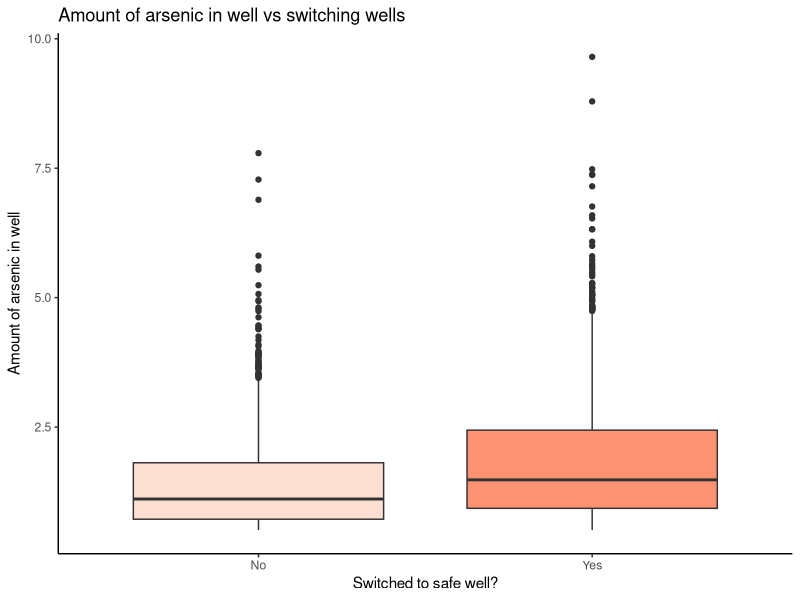
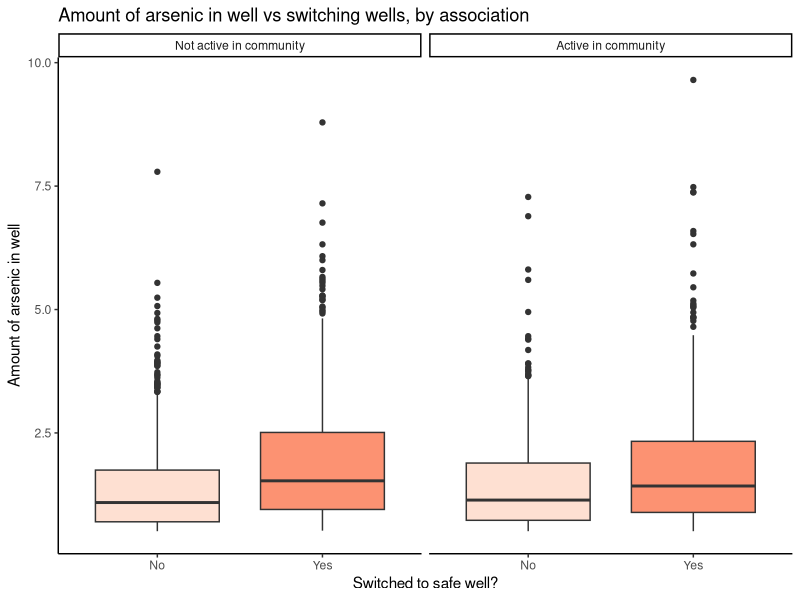
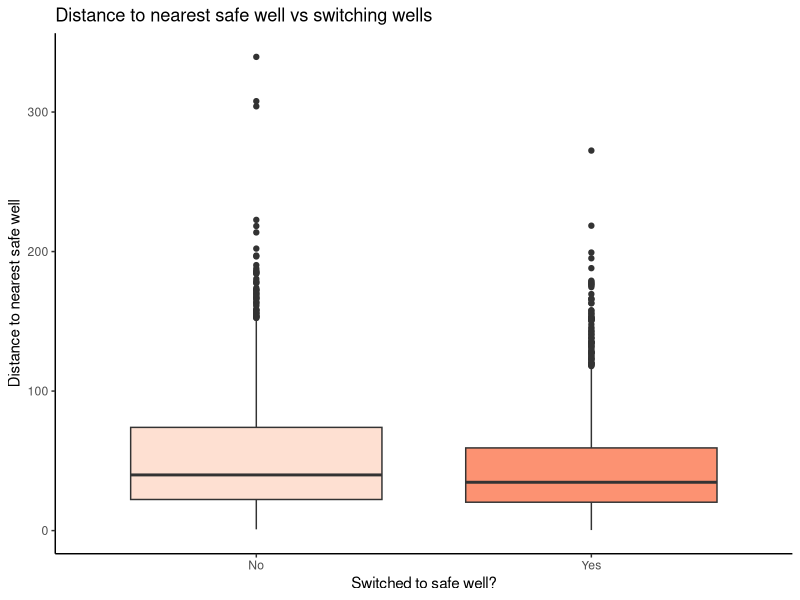
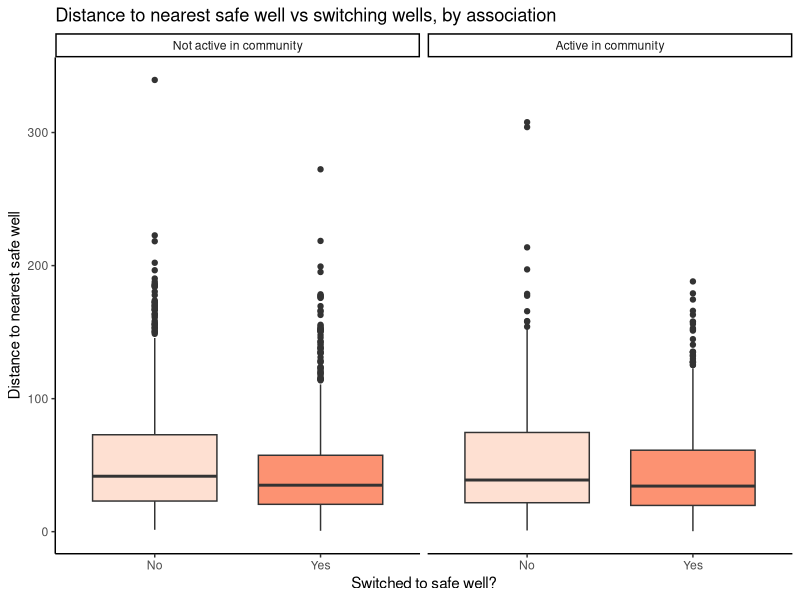
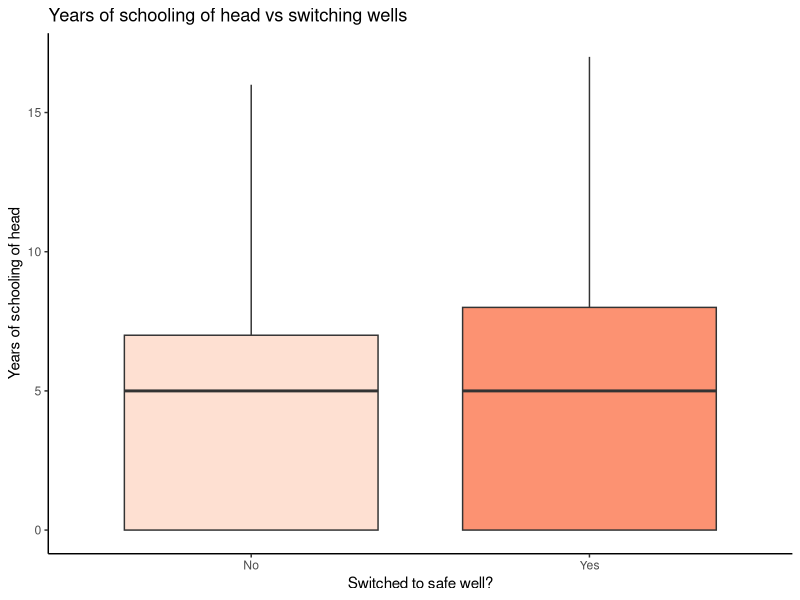
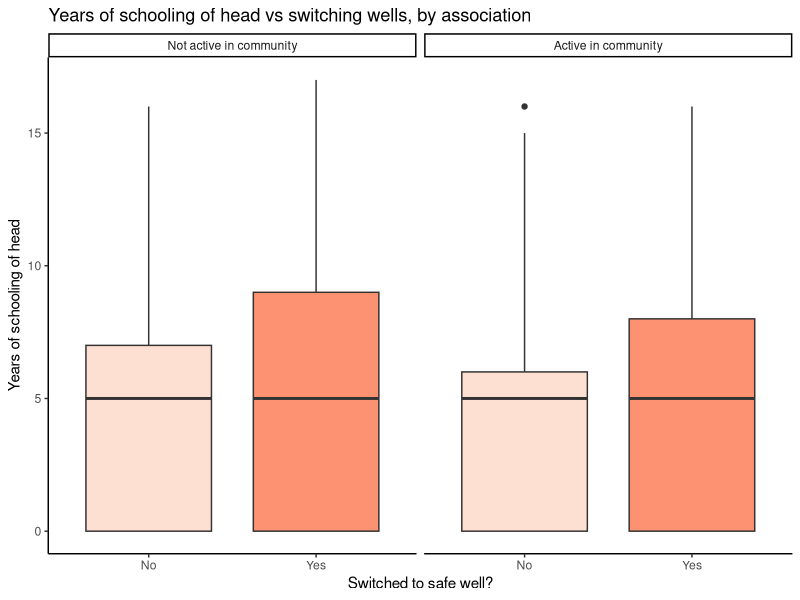
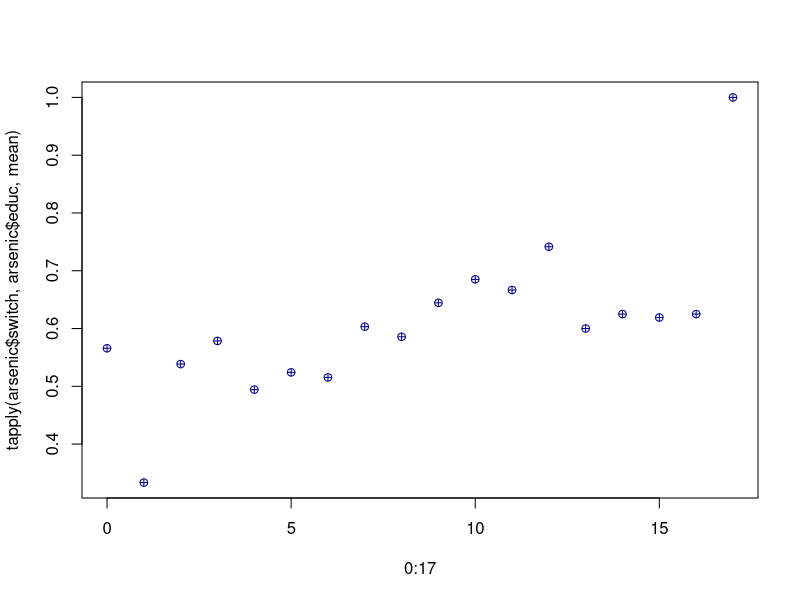
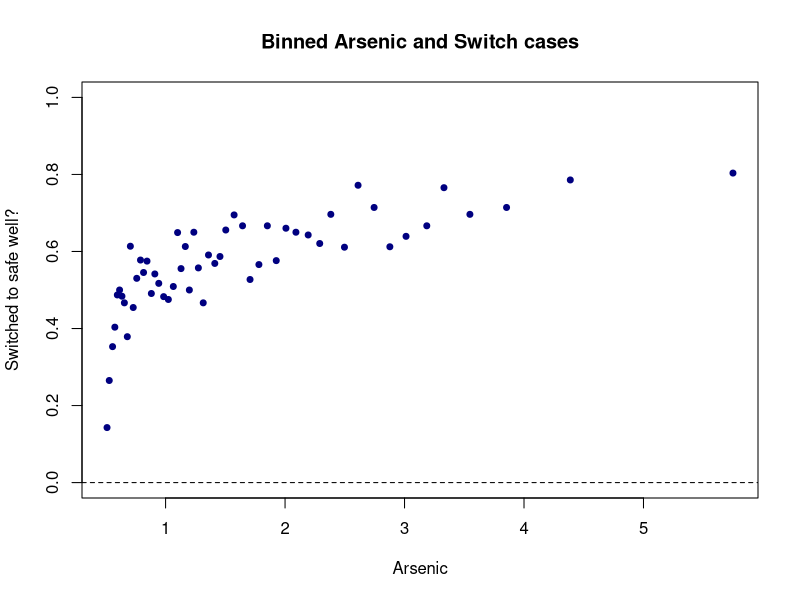

The R source for these figures, in order:

###########################################################################
###########################################################################
###################### The contaminated wells analysis ####################
###########################################################################
###########################################################################

###### Clear environment and load libraries
rm(list = ls())
library(arm)
library(pROC)
library(e1071)
library(caret)
library(ggplot2)
require(gridExtra)

###### Load the data
arsenic <- read.csv("data/arsenic.csv",header=T,
                    colClasses=c("numeric","numeric","numeric","factor","numeric"))

###### View properties of the data
arsenic$switch_fac <- factor(arsenic$switch,levels=c(0,1),labels=c("No","Yes"))
arsenic$assoc <- factor(arsenic$assoc,levels=c(0,1),
                        labels=c("Not active in community","Active in community"))
str(arsenic)
dim(arsenic)
head(arsenic)
summary(arsenic[,-1])
table(arsenic$switch)

###### Exploratory data analysis

## We can do boxplots for the numeric variables
# First, let's look at arsenic vs switch
ggplot(arsenic,aes(x=switch_fac, y=arsenic, fill=switch_fac)) +
  geom_boxplot() + #coord_flip() +
  scale_fill_brewer(palette="Reds") +
  labs(title="Amount of arsenic in well vs switching wells",
       x="Switched to safe well?",y="Amount of arsenic in well") + 
  theme_classic() + theme(legend.position="none") #+
  #scale_x_discrete(labels=c("0" = "No","1" = "Yes"))
# Next, arsenic vs switch by assoc
ggplot(arsenic,aes(x=switch_fac, y=arsenic, fill=switch_fac)) +
  geom_boxplot() + #coord_flip() +
  scale_fill_brewer(palette="Reds") +
  labs(title="Amount of arsenic in well vs switching wells, by association",
       x="Switched to safe well?",y="Amount of arsenic in well") + 
  theme_classic() + theme(legend.position="none") +
  #scale_x_discrete(labels=c("0" = "No","1" = "Yes")) +
  facet_wrap( ~ assoc)

# Now, let's look at distance vs switch
ggplot(arsenic,aes(x=switch_fac, y=dist, fill=switch_fac)) +
  geom_boxplot() + #coord_flip() +
  scale_fill_brewer(palette="Reds") +
  labs(title="Distance to nearest safe well vs switching wells",
       x="Switched to safe well?",y="Distance to nearest safe well") + 
  theme_classic() + theme(legend.position="none")
# Next, distance vs switch by assoc
ggplot(arsenic,aes(x=switch_fac, y=dist, fill=switch_fac)) +
  geom_boxplot() + #coord_flip() +
  scale_fill_brewer(palette="Reds") +
  labs(title="Distance to nearest safe well vs switching wells, by association",
       x="Switched to safe well?",y="Distance to nearest safe well") + 
  theme_classic() + theme(legend.position="none") +
  facet_wrap( ~ assoc)

# Finally, education vs switch
ggplot(arsenic,aes(x=switch_fac, y=educ, fill=switch_fac)) +
  geom_boxplot() + #coord_flip() +
  scale_fill_brewer(palette="Reds") +
  labs(title="Years of schooling of head vs switching wells",
       x="Switched to safe well?",y="Years of schooling of head") + 
  theme_classic() + theme(legend.position="none")
# Next, education vs switch by assoc
ggplot(arsenic,aes(x=switch_fac, y=educ, fill=switch_fac)) +
  geom_boxplot() + #coord_flip() +
  scale_fill_brewer(palette="Reds") +
  labs(title="Years of schooling of head vs switching wells, by association",
       x="Switched to safe well?",y="Years of schooling of head") + 
  theme_classic() + theme(legend.position="none") +
  facet_wrap( ~ assoc)
#Actually, education is a discrete variable (not a continuous one)
#so maybe a boxplot isn't the best way to explore the variable 
#In fact, we do need to think a bit carefully about how we want to include it in our model
#We will revisit it soon


## We can do tables for the factor variables
# For switch vs association, look at joint probabilities
table(arsenic[,c("switch_fac","assoc")])
table(arsenic[,c("switch_fac","assoc")])/sum(table(arsenic[,c("switch_fac","assoc")]))
#actually, what we really want are conditional probabilities
#we want to see how the probability of switching changes for different levels of assoc
#that is, the probabilities for switching given each value of association
apply(table(arsenic[,c("switch_fac","assoc")])/sum(table(arsenic[,c("switch_fac","assoc")])),
      2,function(x) x/sum(x)) 
# You can also use the tapply command for the same thing
tapply(arsenic$switch_fac, arsenic$assoc, function(x) table(x)/sum(table(x)))
# Finally, we can even try a chi-squared test for independence.
chisq.test(table(arsenic[,c("switch_fac","assoc")]))

# We could actually try the same with education
table(arsenic[,c("switch_fac","educ")])
#we do not have that many data points for educ=1 and for educ>12
table(arsenic[,c("switch_fac","educ")])/sum(table(arsenic[,c("switch_fac","educ")]))
apply(table(arsenic[,c("switch_fac","educ")])/sum(table(arsenic[,c("switch_fac","educ")])),
      2,function(x) x/sum(x)) 
# You can also use the tapply command for the same thing
tapply(arsenic$switch_fac, arsenic$educ, function(x) table(x)/sum(table(x)))
#tapply(arsenic$switch, arsenic$educ, mean)
plot(0:17,tapply(arsenic$switch, arsenic$educ, mean),col='blue4',pch=10)
# Notice that the average probabilty of switching is mostly below 58% below level 7, 
#but mostly above 58% above level 7.

#remember that there are few observations at some of these values of the predictors, 
#so the percentages need to be considered in the context of large uncertainties.  
#but, this does suggest a change at about 7 years of education at least
#we might consider a dummy variable for 7 (or 8) or higher rather than a linear term...
#something to think about for later.

#let's look at binnedplots of continuous predictors versus switch
#ignore the SD lines in these plots
#they are only relevant when plotting binned residuals versus the predicted probabilities
par(mfrow=c(1,1)) 
binnedplot(y=arsenic$switch,arsenic$arsenic,xlab="Arsenic",ylim=c(0,1),col.pts="navy",
           ylab ="Switched to safe well?",main="Binned Arsenic and Switch cases",
           col.int="white") # this is to set the SD lines to white and ignore them
#note the quickly increasing trend followed by flattening. 
#probability does not start to decrease, though, so unlikely we'd want a quadratic term.  
#we would expect some flattening with a linear trend. 
#still, we might need some transformation

binnedplot(y=arsenic$switch,arsenic$dist,xlab="Distance",ylim=c(0,1),col.pts="navy",
           ylab ="Switched to safe well?",main="Binned Distance and Switch cases",col.int="white")
#looks fine: no obvious transformations needed

binnedplot(y=arsenic$switch,arsenic$educ,xlab="Education",ylim=c(0,1),col.pts="navy",
           ylab ="Switched to safe well?",main="Binned Distance and Switch cases",col.int="white")
#looks like it might be decreasing from 0 to 6, then increasing to 12, then not enough data afterwards

# ACTUALLY, DO A QUICK GOOGLE SEARCH ABOUT THE EDUCATION SYSTEM IN BANGLADESH
# WHAT DID YOU FIND? HOW CAN THAT HELP WITH THE EDUCATION VARIABLE?


###### Model fitting
#let's try a logistic regression that has a main effect for every variable and linear predictors
#first begin by centering the continuous predictors 
#we'll leave educ alone since we might recode later
arsenic$arsenic_c <- arsenic$arsenic - mean(arsenic$arsenic)
arsenic$dist_c <- arsenic$dist - mean(arsenic$dist)
arsreg1 <- glm(switch ~ arsenic_c + dist_c + assoc + educ, data = arsenic, family = binomial)
summary(arsreg1)

# INTERPRET THE SIGNIFICANT COEFFICIENTS


###### Model diagnostics

#binned residual plots

#save the raw residuals
rawresid1 <- residuals(arsreg1,"resp")

#binned residual plots
binnedplot(x=fitted(arsreg1),y=rawresid1,xlab="Pred. probabilities",
           col.int="red4",ylab="Avg. residuals",main="Binned residual plot",col.pts="navy")
#looks good

binnedplot(x=arsenic$arsenic_c,y=rawresid1,xlab="Arsenic centered",
           col.int="red4",ylab="Avg. residuals",main="Binned residual plot",col.pts="navy")
# definitely something to think about here.
# "sharp increase" and then somewhat steady afterwards
# tough to argue this looks "random"
# GOOGLE THE MOST COMMON FUNCTIONS TO SEE WHICH MIGHT BE IDEAL:
# WHAT DOES THE QUADRATIC FUNCTION LOOKS LIKE COMPARED TO THE NATURAL LOG FUNCTION??


binnedplot(x=arsenic$dist_c,y=rawresid1,xlab="Distance centered",
           col.int="red4",ylab="Avg. residuals",main="Binned residual plot",col.pts="navy")
#not as much of a trend, really but seven points outside the bands.
#something to keep in mind

binnedplot(arsenic$educ,rawresid1,xlab="Education",
           col.int="red4",ylab="Avg. residuals",main="Binned residual plot",col.pts="navy")
#looks like a decreasing trend from 0 to 6 but an increasing trend from 7 upwards, 
#save for levels above 12. Again not enough data

#let's look at average residuals by education using the tapply command
plot(0:17,tapply(rawresid1, arsenic$educ, mean),col='blue4',pch=10)
#looks upward-downward. Not enough data for some of the levels
#we could try the dummy variable splits. Maybe 0 to 6, 7 to 12, then 12 upwards
#again, maybe we only need to split at 6/7.
#SCIENTIFICALLY, what makes sense?

tapply(rawresid1, arsenic$assoc, mean) 
#nothing helpful here, because we have a binary variable


###### Model validation

#let's do the confusion matrix with .5 threshold
Conf_mat <- confusionMatrix(as.factor(ifelse(fitted(arsreg1) >= 0.5, "1","0")),
                            as.factor(arsenic$switch),positive = "1")
Conf_mat$table
Conf_mat$overall["Accuracy"];
Conf_mat$byClass[c("Sensitivity","Specificity")] #True positive rate and True negative rate
#Maybe we can try to increase that accuracy.
#Also, the TNR looks low here.

#first, let's repeat with the marginal percentage in the data
mean(arsenic$switch)
Conf_mat <- confusionMatrix(as.factor(ifelse(fitted(arsreg1) >= mean(arsenic$switch), "1","0")),
                            as.factor(arsenic$switch),positive = "1")
Conf_mat$table
Conf_mat$overall["Accuracy"];
Conf_mat$byClass[c("Sensitivity","Specificity")]
#huge difference!  seems a lot of predicted probabilities are in the .5 yo .58  range, so cutoff matters.
#either way, we have large off-diagonal numbers. specificity is sensitive to the cutoff

#look at ROC curve
roc(arsenic$switch,fitted(arsreg1),plot=T,print.thres="best",legacy.axes=T,
    print.auc =T,col="red3")
#pretty tight to the line -- not a strongly predictive logistic regression

#let's see if we can improve the model.
























## Model building

#based on binned residual plot, let's try a log of arsenic to start with, and see what happens.
arsenic$logarsenic = log(arsenic$arsenic)
arsenic$logarsenic_c = arsenic$logarsenic - mean(arsenic$logarsenic)

arsreg2 = glm(switch ~ logarsenic_c + dist_c + assoc + educ, data = arsenic, family = binomial)
summary(arsreg2)



#back to diagnostics
rawresid2 <- residuals(arsreg2,"resp")

#binned residual plots
binnedplot(x=fitted(arsreg2),y=rawresid2,xlab="Pred. probabilities",
           col.int="red4",ylab="Avg. residuals",main="Binned residual plot",col.pts="navy")
#still looks good!
binnedplot(x=arsenic$logarsenic_c,y=rawresid2,xlab="Log Arsenic centered",
           col.int="red4",ylab="Avg. residuals",main="Binned residual plot",col.pts="navy")
#has helped a lot for two points. So, not perfect. 
#well doing model assessment, always remember that we often cannot achieve "perfection"
#we simply try to fix "obvious" issues, including violations.

binnedplot(x=arsenic$dist_c,y=rawresid2,xlab="Distance centered",
           col.int="red4",ylab="Avg. residuals",main="Binned residual plot",col.pts="navy")
#still not as much of a trend.
#the points are still outside the bands

binnedplot(arsenic$educ,rawresid2,xlab="Education",
           col.int="red4",ylab="Avg. residuals",main="Binned residual plot",col.pts="navy")

plot(0:17,tapply(rawresid2, arsenic$educ, mean),col='blue4',pch=10)
#similar pattern as before for education.


#let's do the confusion matrix with .5 threshold
Conf_mat <- confusionMatrix(as.factor(ifelse(fitted(arsreg2) >= 0.5, "1","0")),
                            as.factor(arsenic$switch),positive = "1")
Conf_mat$table
Conf_mat$overall["Accuracy"];
Conf_mat$byClass[c("Sensitivity","Specificity")] #True positive rate and True negative rate

#let's repeat with the marginal percentage in the data
Conf_mat <- confusionMatrix(as.factor(ifelse(fitted(arsreg2) >= mean(arsenic$switch), "1","0")),
                            as.factor(arsenic$switch),positive = "1")
Conf_mat$table
Conf_mat$overall["Accuracy"];
Conf_mat$byClass[c("Sensitivity","Specificity")]
#some improvement


#look at ROC curve
roc(arsenic$switch,fitted(arsreg2),plot=T,print.thres="best",legacy.axes=T,
    print.auc =T,col="red3")

#let's compare this roc curve to the previous one
roc(arsenic$switch,fitted(arsreg1),plot=T,legacy.axes=T,print.auc =T,col="red3")
roc(arsenic$switch,fitted(arsreg2),plot=T,legacy.axes=T,col="blue3",add=T)
legend('bottomright', c('model1','model2'),lty=c(1,1),
       lwd=c(2,2),col=c('red3','blue3'))

#not much difference from last curve really, although a little more prediction accuracy









#let's see what happens if we collapse education to 2 levels
#we could collapse education to 3 levels but we do not have enough data for the tertiary levels
arsenic$educnew <- rep(0,nrow(arsenic))
arsenic$educnew[arsenic$educ > 6] <- 1
table(arsenic$educ,arsenic$educnew)

arsreg3 = glm(switch ~ logarsenic_c + dist_c + assoc + educnew, data = arsenic, family = binomial)
summary(arsreg3)

#this is scientifically plausible.  Let's keep it!
#should go through binned residuals again to make sure this did not worsen model fit. 
#back to diagnostics
rawresid3 <- residuals(arsreg3,"resp")

#binned residual plots
binnedplot(x=fitted(arsreg2),y=rawresid3,xlab="Pred. probabilities",
           col.int="red4",ylab="Avg. residuals",main="Binned residual plot",col.pts="navy")

binnedplot(x=arsenic$logarsenic_c,y=rawresid3,xlab="Log Arsenic centered",
           col.int="red4",ylab="Avg. residuals",main="Binned residual plot",col.pts="navy")
#pretty much the same as before

binnedplot(x=arsenic$dist_c,y=rawresid3,xlab="Distance centered",
           col.int="red4",ylab="Avg. residuals",main="Binned residual plot",col.pts="navy")
#pretty much the same as before; only 5 points outside now. much better

tapply(rawresid1, arsenic$educnew, mean) 
# nothing helpful here



#look at new roc curve to see if it is any better
roc(arsenic$switch,fitted(arsreg3),plot=T,legacy.axes=T,print.auc =T,col="red3")

# it is a little better, with a higher area under the curve (AUC = .6632).  
# let's keep this model.




### Interactions in logistic regression

# WHAT DO YOU THINK ARE THE MOST PLAUSIBLE INTERACTIONS?

#scientifically, it is plausible to think that there might be interactions among all the variables and arsenic, 
# or among education and distance.
#let's add the interactions to see if any stand out.

#first, here is a way to explore the data for interactions using the binnedplot command

#lets set up the graphics device to show two plots side by side 
par(mfcol=c(2,1))

#first plot for educnew = 0
binnedplot(arsenic$logarsenic_c[arsenic$educnew==0], y=arsenic$switch[arsenic$educnew==0], 
           xlab = "Log Arsenic", ylab = "Switch cases", main = "Binned Arsenic and Switch cases (Educ < 7)") 

#next the plot for educnew = 1
binnedplot(arsenic$logarsenic_c[arsenic$educnew==1], y=arsenic$switch[arsenic$educnew==1], 
           xlab = "Log Arsenic", ylab = "Switch cases", main = "Binned Arsenic and Switch cases (Educ > 6)") 

#we are looking for differences in the trend.  not strong ones, except possibly at low levels of arsenic.
#I will include an interaction based on scientific arguments in favor of an interaction effect, 
# but I am not expecting a very strong interaction effect based on this plot.


#let's try for association and arsenic
#first plot for assoc = 0
binnedplot(arsenic$logarsenic_c[arsenic$assoc=="Not active in community"], 
           y=arsenic$switch[arsenic$assoc=="Not active in community"], 
           xlab = "Log Arsenic", ylab = "Switch cases", main = "Binned Arsenic and Switch cases (Assoc = 0)") 

#next the plot for assoc = 1
binnedplot(arsenic$logarsenic_c[arsenic$assoc=="Active in community"], 
           y=arsenic$switch[arsenic$assoc=="Active in community"],
           xlab = "Log Arsenic", ylab = "Switch cases", main = "Binned Arsenic and Switch cases (Assoc = 1)") 

#even less reason to suspect an interaction effect from this plot.

#how about distance and education?
#first plot for educnew = 0
binnedplot(arsenic$dist_c[arsenic$assoc=="Not active in community"], 
           y=arsenic$switch[arsenic$assoc=="Not active in community"], 
           xlab = "Distance", ylab = "Switch cases", main = "Binned Distance and Switch cases (Educ < 7)") 
#next the plot for educnew = 1
binnedplot(arsenic$dist_c[arsenic$assoc=="Active in community"], 
           y=arsenic$switch[arsenic$assoc=="Active in community"],
           xlab = "Distance", ylab = "Switch cases", main = "Binned Distance and Switch cases (Educ > 6)") 

#this is a little more interesting -- we see one plot flatten and the other decrease.  
#here an interaction might be useful.


#let's first try the model with all the interactions 
arsreg4 = glm(switch ~ dist_c*educnew  + logarsenic_c * (assoc + educnew), data = arsenic, family = binomial)
summary(arsreg4)

#these collectively look sort of useful, especially the education ones! 

#change in deviance tests to see if the full set of interactions are useful.

anova(arsreg4, arsreg3, test= "Chisq")

#the whole group of interactions is significant.  let's just test if the distance interaction is useful, given the other two in the model.

arsreg4a = glm(switch ~ logarsenic_c * (assoc + educnew) + dist_c, data = arsenic, family = binomial)
summary(arsreg4a)

anova(arsreg4a, arsreg4, test= "Chisq")
#looks like the interaction with distance and education is useful given the others are in the model


#let's test if the distance interaction is useful, given the other two are NOT in the model.

arsreg4b = glm(switch ~ logarsenic_c + assoc + dist_c*educnew, data = arsenic, family = binomial)
summary(arsreg4b)

anova(arsreg4b, arsreg3, test= "Chisq")
#looks like the interaction with distance and education is useful even when the others are NOT in the model

#let's test the other two interactions jointly
anova(arsreg4b, arsreg4, test= "Chisq")
#looks like they are not


#let's make our final model (arsreg5) be the one with only the interaction with distance and education

arsreg5 = glm(switch ~ logarsenic_c + assoc + dist_c*educnew, data = arsenic, family = binomial)
summary(arsreg5)


#let's use the stepwise function to do model selection (using BIC)
n <- nrow(arsenic)
step(glm(switch~1,data=arsenic,family=binomial),scope=formula(arsreg4),direction="both",
     trace=0,k = log(n))
#pretty much agrees with arsreg5 except for assoc. 
#Let's keep it just because we will try to interpret it (even though it isn't significant)


#let's do the binned residual plots with this perhaps final model one more time!
rawresid5 <- residuals(arsreg5,"resp")

par(mfcol=c(1,1))
binnedplot(x=arsenic$logarsenic_c,y=rawresid5,xlab="Log Arsenic centered",
           col.int="red4",ylab="Avg. residuals",main="Binned residual plot",col.pts="navy")
binnedplot(x=arsenic$dist_c,y=rawresid5,xlab="Distance centered",
           col.int="red4",ylab="Avg. residuals",main="Binned residual plot",col.pts="navy")


#let's do the confusion matrix
Conf_mat <- confusionMatrix(as.factor(ifelse(fitted(arsreg5) >= 0.5, "1","0")),
                            as.factor(arsenic$switch),positive = "1")
Conf_mat$table
Conf_mat$overall["Accuracy"];
Conf_mat$byClass[c("Sensitivity","Specificity")] #True positive rate and True negative rate

#let's repeat with the marginal percentage in the data
Conf_mat <- confusionMatrix(as.factor(ifelse(fitted(arsreg5) >= mean(arsenic$switch), "1","0")),
                            as.factor(arsenic$switch),positive = "1")
Conf_mat$table
Conf_mat$overall["Accuracy"];
Conf_mat$byClass[c("Sensitivity","Specificity")]
#still not moving much.... the model can predict only so well


#ROC curve...
roc(arsenic$switch,fitted(arsreg5),plot=T,print.thres="best",legacy.axes=T,
    print.auc =T,col="red3")

#a little better still... but we really aren't gaining a whole lot.  this is about as
#good as we are going to get with only these variables, apparently.

###model interpretations

confint.default(arsreg5)   #on log odds scale
exp(confint.default(arsreg5))   #on odds scale


#Interpreting arsenic is a bit complicated
#let's make plots to display relationships.

#plot of predicted probabilities as arsenic increases for different groups.
#set distance = to average distance (centering means we don't need to worry about it when making predictions at the average distance)
#we can just set it to zero

#First set arsenic and dist values
new_arsenic <- seq(from = min(arsenic$arsenic), to = max(arsenic$arsenic), by = .1)
newdata <- data.frame(dist_c=rep(0,length(new_arsenic)))
newdata$logarsenic_c <- log(new_arsenic) - mean(arsenic$logarsenic)

#now for association = educnew = 0
newdata$assoc <- factor("Not active in community",levels=levels(arsenic$assoc))
newdata$educnew <- 0
predprobbaseline <- predict(arsreg5,newdata,type='response')

#next association =1, educnew = 0
newdata$assoc <- factor("Active in community",levels=levels(arsenic$assoc))
newdata$educnew <- 0
predprobassoc <- predict(arsreg5,newdata,type='response')

#set association =0 , educnew = 1
newdata$assoc <- factor("Not active in community",levels=levels(arsenic$assoc))
newdata$educnew <- 1
predprobeducnew <- predict(arsreg5,newdata,type='response')

#set association = 1, educnew = 1
newdata$assoc <- factor("Active in community",levels=levels(arsenic$assoc))
newdata$educnew <- 1
predprobeducnewassoc <- predict(arsreg5,newdata,type='response')

plot(y = predprobbaseline, x = new_arsenic, ylab = "Predicted probability", xlab = "Arsenic", 
     main = "Predicted Probability vs. Arsenic for Different Groups",ylim=c(0.2,1),pch= 1,
     col="red2")
points(y=predprobassoc, x=new_arsenic, pch= 2,col="red4")
points(y=predprobeducnew, x=new_arsenic, pch= 3,col="tan2")
points(y=predprobeducnewassoc, x=new_arsenic, pch= 4,col="tan4")
legend('bottomright',pch=c(3,4,1,2),bty = "n",col=c('tan2','tan4','red2','red4'),
       c('assoc=0; educnew=1','assoc=1; educnew=1','assoc=0; educnew=0','assoc=1; educnew=0'))



# Do it yourself: collapse education to the 4 (more scientifically plausible) levels and see what happens instead......
